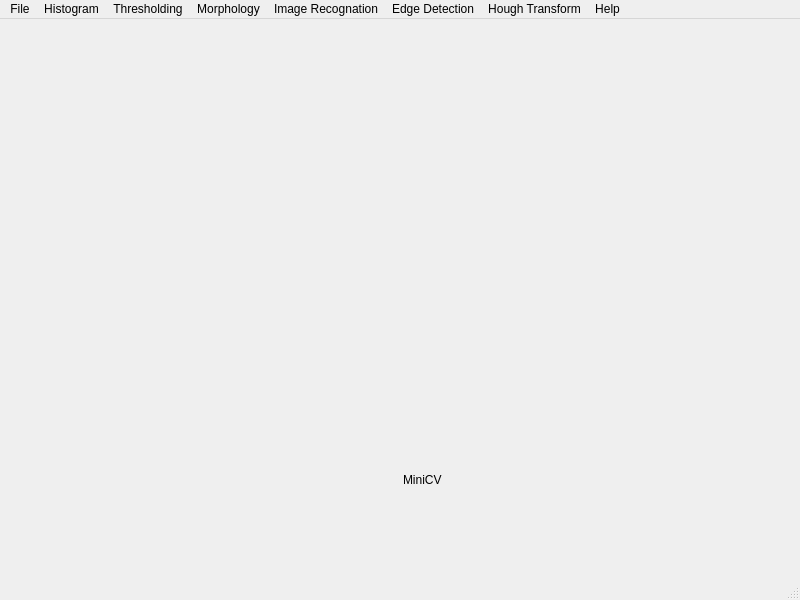
<?xml version="1.0" encoding="UTF-8"?>
<ui version="4.0">
 <class>MainWindow</class>
 <widget class="QMainWindow" name="MainWindow">
  <property name="geometry">
   <rect>
    <x>0</x>
    <y>0</y>
    <width>800</width>
    <height>600</height>
   </rect>
  </property>
  <property name="windowTitle">
   <string>MiniCV</string>
  </property>
  <widget class="QWidget" name="centralwidget">
   <layout class="QGridLayout" name="gridLayout">
    <item row="0" column="0" rowspan="2" colspan="2">
     <layout class="QHBoxLayout" name="horizontalLayout">
      <item>
       <widget class="QLabel" name="label">
        <property name="text">
         <string/>
        </property>
       </widget>
      </item>
      <item>
       <spacer name="horizontalSpacer">
        <property name="orientation">
         <enum>Qt::Horizontal</enum>
        </property>
        <property name="sizeType">
         <enum>QSizePolicy::Fixed</enum>
        </property>
        <property name="sizeHint" stdset="0">
         <size>
          <width>40</width>
          <height>20</height>
         </size>
        </property>
       </spacer>
      </item>
      <item>
       <widget class="QLabel" name="label_2">
        <property name="text">
         <string/>
        </property>
       </widget>
      </item>
     </layout>
    </item>
    <item row="5" column="0" colspan="2">
     <layout class="QHBoxLayout" name="horizontalLayout_2">
      <item>
       <spacer name="horizontalSpacer_2">
        <property name="orientation">
         <enum>Qt::Horizontal</enum>
        </property>
        <property name="sizeType">
         <enum>QSizePolicy::Fixed</enum>
        </property>
        <property name="sizeHint" stdset="0">
         <size>
          <width>40</width>
          <height>20</height>
         </size>
        </property>
       </spacer>
      </item>
      <item>
       <widget class="QLabel" name="label_3">
        <property name="styleSheet">
         <string notr="true">image: url(:/icons/icons/icon.ico);</string>
        </property>
        <property name="text">
         <string/>
        </property>
       </widget>
      </item>
      <item>
       <widget class="QLabel" name="label_4">
        <property name="styleSheet">
         <string notr="true">font: 30pt &quot;Segoe UI&quot;;</string>
        </property>
        <property name="text">
         <string>MiniCV</string>
        </property>
       </widget>
      </item>
      <item>
       <spacer name="horizontalSpacer_3">
        <property name="orientation">
         <enum>Qt::Horizontal</enum>
        </property>
        <property name="sizeType">
         <enum>QSizePolicy::Fixed</enum>
        </property>
        <property name="sizeHint" stdset="0">
         <size>
          <width>40</width>
          <height>20</height>
         </size>
        </property>
       </spacer>
      </item>
     </layout>
    </item>
   </layout>
  </widget>
  <widget class="QMenuBar" name="menubar">
   <property name="geometry">
    <rect>
     <x>0</x>
     <y>0</y>
     <width>800</width>
     <height>22</height>
    </rect>
   </property>
   <widget class="QMenu" name="menuFile">
    <property name="title">
     <string>File</string>
    </property>
    <addaction name="actionOpen"/>
    <addaction name="actionSave"/>
    <addaction name="actionExit"/>
   </widget>
   <widget class="QMenu" name="menuHistogram">
    <property name="title">
     <string>Histogram</string>
    </property>
    <addaction name="actionIntensity_Histogram"/>
    <addaction name="actionColor_Histogram"/>
   </widget>
   <widget class="QMenu" name="menuThresholding">
    <property name="title">
     <string>Thresholding</string>
    </property>
    <addaction name="actionOtsu_Threshold"/>
    <addaction name="actionK_Means_Binary_Threshold"/>
    <addaction name="actionK_Means_Threshold"/>
   </widget>
   <widget class="QMenu" name="menuMorphology">
    <property name="title">
     <string>Morphology</string>
    </property>
    <addaction name="actionDilation"/>
    <addaction name="actionErosion"/>
    <addaction name="actionOpening"/>
    <addaction name="actionClosing"/>
   </widget>
   <widget class="QMenu" name="menuImage_Recognation">
    <property name="title">
     <string>Image Recognation</string>
    </property>
    <addaction name="actionConnected_Component_Labeling"/>
    <addaction name="actionDraw_Bounded_Box"/>
    <addaction name="actionDraw_Object_Edge"/>
    <addaction name="actionFeature_Extraction"/>
    <addaction name="actionTrain"/>
    <addaction name="actionTest"/>
   </widget>
   <widget class="QMenu" name="menuEdge_Detection">
    <property name="title">
     <string>Edge Detection</string>
    </property>
    <widget class="QMenu" name="menuSobel_Filter">
     <property name="title">
      <string>Sobel Filter</string>
     </property>
     <addaction name="actionGx"/>
     <addaction name="actionGy"/>
     <addaction name="actionGradiant"/>
     <addaction name="actionOrientation"/>
    </widget>
    <addaction name="actionSmoothening"/>
    <addaction name="menuSobel_Filter"/>
    <addaction name="actionSobel_Edge_Detector"/>
    <addaction name="actionCanny_Edge_Detector"/>
   </widget>
   <widget class="QMenu" name="menuHough_Transform">
    <property name="title">
     <string>Hough Transform</string>
    </property>
    <addaction name="actionLine_Detector"/>
    <addaction name="actionCircle_Detector"/>
   </widget>
   <widget class="QMenu" name="menuAbout">
    <property name="title">
     <string>Help</string>
    </property>
    <addaction name="actionAbout"/>
    <addaction name="actionContributes"/>
   </widget>
   <addaction name="menuFile"/>
   <addaction name="menuHistogram"/>
   <addaction name="menuThresholding"/>
   <addaction name="menuMorphology"/>
   <addaction name="menuImage_Recognation"/>
   <addaction name="menuEdge_Detection"/>
   <addaction name="menuHough_Transform"/>
   <addaction name="menuAbout"/>
  </widget>
  <widget class="QStatusBar" name="statusbar"/>
  <action name="actionOpen">
   <property name="text">
    <string>Open</string>
   </property>
  </action>
  <action name="actionSave">
   <property name="text">
    <string>Save</string>
   </property>
  </action>
  <action name="actionExit">
   <property name="text">
    <string>Exit</string>
   </property>
  </action>
  <action name="actionIntensity_Histogram">
   <property name="text">
    <string>Intensity Histogram</string>
   </property>
  </action>
  <action name="actionColor_Histogram">
   <property name="text">
    <string>Color Histogram</string>
   </property>
  </action>
  <action name="actionOtsu_Threshold">
   <property name="text">
    <string>Otsu Threshold</string>
   </property>
  </action>
  <action name="actionK_Means_Binary_Threshold">
   <property name="text">
    <string>K-Means Binary Threshold</string>
   </property>
  </action>
  <action name="actionK_Means_Threshold">
   <property name="text">
    <string>K-Means Threshold</string>
   </property>
  </action>
  <action name="actionDilation">
   <property name="text">
    <string>Dilation</string>
   </property>
  </action>
  <action name="actionErosion">
   <property name="text">
    <string>Erosion</string>
   </property>
  </action>
  <action name="actionOpening">
   <property name="text">
    <string>Opening</string>
   </property>
  </action>
  <action name="actionClosing">
   <property name="text">
    <string>Closing</string>
   </property>
  </action>
  <action name="actionConnected_Component_Labeling">
   <property name="text">
    <string>Connected Component Labeling</string>
   </property>
  </action>
  <action name="actionDraw_Bounded_Box">
   <property name="text">
    <string>Draw Bounded Box</string>
   </property>
  </action>
  <action name="actionDraw_Object_Edge">
   <property name="text">
    <string>Draw Object Edge</string>
   </property>
  </action>
  <action name="actionFeature_Extraction">
   <property name="text">
    <string>Feature Extraction</string>
   </property>
  </action>
  <action name="actionTrain">
   <property name="text">
    <string>Train</string>
   </property>
  </action>
  <action name="actionTest">
   <property name="text">
    <string>Test</string>
   </property>
  </action>
  <action name="actionSmoothening">
   <property name="text">
    <string>Smoothening</string>
   </property>
  </action>
  <action name="actionSobel_Edge_Detector">
   <property name="text">
    <string>Sobel Edge Detector</string>
   </property>
  </action>
  <action name="actionCanny_Edge_Detector">
   <property name="text">
    <string>Canny Edge Detector</string>
   </property>
  </action>
  <action name="actionLine_Detector">
   <property name="text">
    <string>Line Detector</string>
   </property>
  </action>
  <action name="actionCircle_Detector">
   <property name="text">
    <string>Circle Detector</string>
   </property>
  </action>
  <action name="actionGx">
   <property name="text">
    <string>Gx</string>
   </property>
  </action>
  <action name="actionGy">
   <property name="text">
    <string>Gy</string>
   </property>
  </action>
  <action name="actionGradiant">
   <property name="text">
    <string>Gradient G</string>
   </property>
  </action>
  <action name="actionOrientation">
   <property name="text">
    <string>Orientation</string>
   </property>
  </action>
  <action name="actionAbout">
   <property name="text">
    <string>About</string>
   </property>
  </action>
  <action name="actionContributes">
   <property name="text">
    <string>Contributes</string>
   </property>
  </action>
 </widget>
 <resources/>
 <connections/>
</ui>
